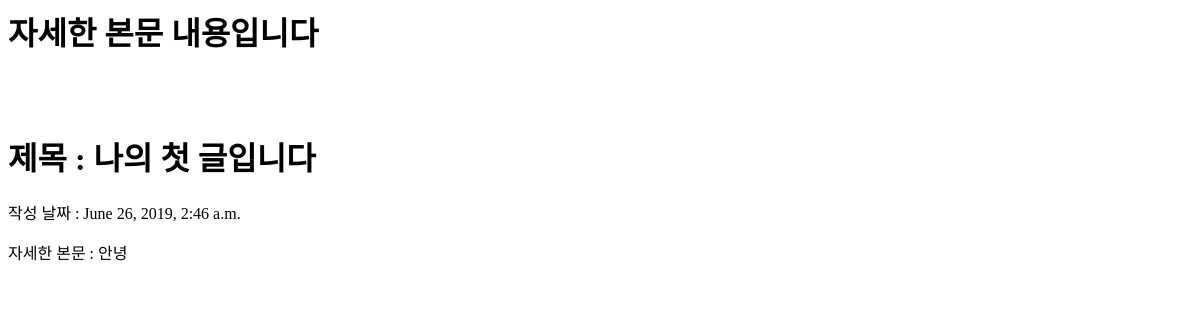
/blog/1, run on an earlier commit of the app's database.
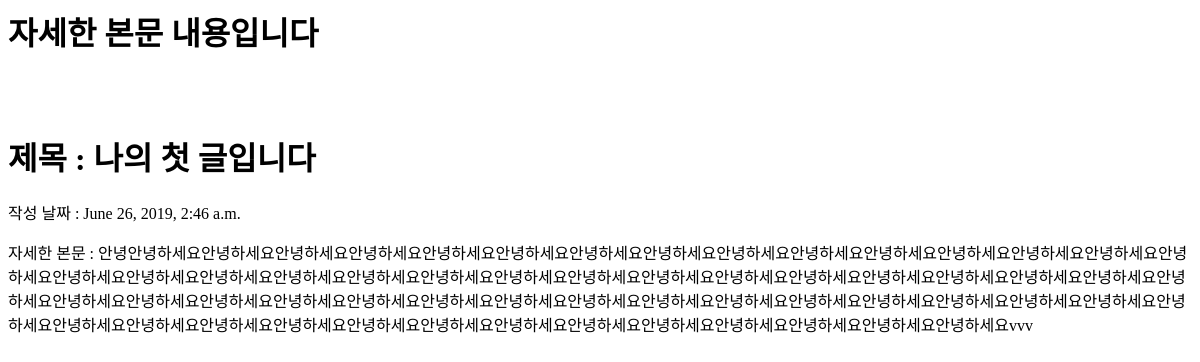
And on a later commit of the database.
### blog/models.py (models this page shows, shortened)
class Blog(models.Model):
    title = models.CharField(max_length=200)
    pub_date = models.DateTimeField('data published')
    body = models.TextField()

### blog/views.py (the view)
# urls.py: path('blog/<int:blog_id>', blog.views.detail, name="detail"),
def detail(request, blog_id):
    blog_detail = get_object_or_404(Blog, pk = blog_id)
    return render(request, 'detail.html', {'blog':blog_detail})

### blog/templates/detail.html (shortened to what this page needs)
<h1>자세한 본문 내용입니다</h1>
<h1> 제목 : {{blog.title}} </h1>
<p> 작성 날짜 : {{blog.pub_date}} </p>
<p> 자세한 본문 : {{blog.body}} </p>

What changed in the data, as far as the page shows it:
changed Blog "나의 첫 글입니다": body "안녕" → "안녕안녕하세요안녕하세요안녕하세요안녕하세요안녕하세요안녕하세요안녕하세요안녕하세요안녕하세요안녕하세요안녕하세요안녕하세요안녕하세요안녕하세요안녕하세요안녕하세요안녕하세요안녕하세요안녕하세요안녕하세요안녕하세요안녕하세요안녕하세요안녕하세요안녕하세요안녕하세요안녕하세요안녕하세요안녕하세요안녕하세요안녕하세요안녕하세요안녕하세요안녕하세요안녕하세요안녕하세요안녕하세요안녕하세요안녕하세요안녕하세요안녕하세요안녕하세요안녕하세요안녕하세요안녕하세요안녕하세요안녕하세요안녕하세요안녕하세요안녕하세요안녕하세요안녕하세요안녕하세요안녕하세요안녕하세요안녕하세요안녕하세요안녕하세요안녕하세요안녕하세요vvv"
